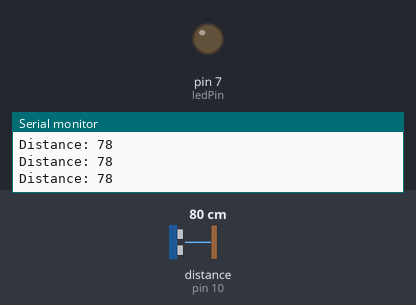
This sketch was run on a simulated Arduino Uno, built with avr-gcc and run on an emulated ATmega328P. On the bench: output pins drawn as LEDs (lit = HIGH), the last lines printed to the serial monitor. Wiring (inferred from the names in the program): ultrasonic range finder: trigger pin 9; echo pin 10. The test bench sets the inputs (shaded band); at power-on: distance to the obstacle (sensor on pin 10) 80 cm. The echo pulse lasts 58.3 µs per cm; pins used as bus, display or sensor lines are not drawn.

Above: at 1.2 s.
1.3 s: distance to the obstacle (sensor on pin 10) set to 23 cm
2.8 s: distance to the obstacle (sensor on pin 10) set to 19 cm
At 3.7 s:
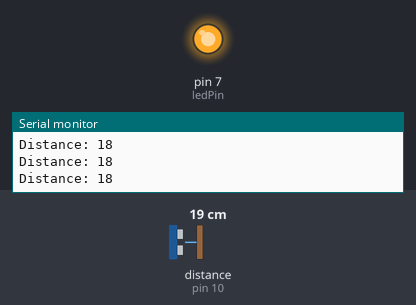
4.3 s: distance to the obstacle (sensor on pin 10) set to 35 cm
At 4.9 s:
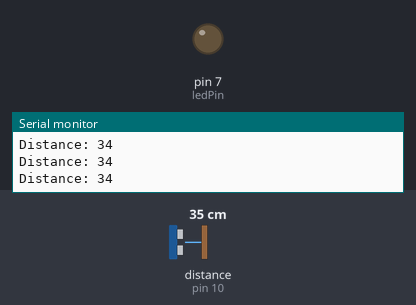
7.3 s: distance to the obstacle (sensor on pin 10) set to 18 cm
At 8.3 s:
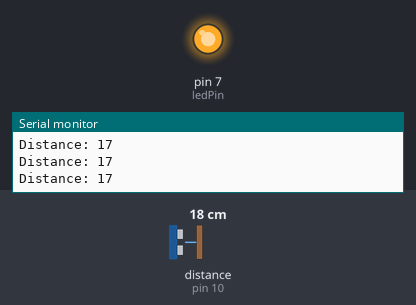
Timing chart, 0 to 9.8 s (numbered marks = the images above; inputs shaded):
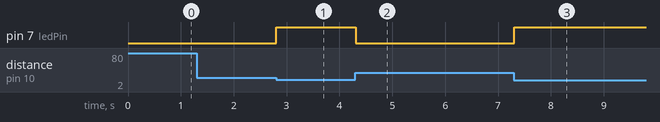

The sketch:

UltrasonicSensorTest.ino
```cpp
const int trigPin = 9; //digital pin
const int echoPin = 10; //digital pin
const int ledPin = 7; //digital pin

 long duration;
 int distance;

void setup()
{
  pinMode(trigPin, OUTPUT);
  pinMode(echoPin, INPUT);
  pinMode(ledPin, OUTPUT);

  Serial.begin(9600);
}

void loop()
{
  //Clears the trigPin
  digitalWrite(trigPin, LOW);
  delayMicroseconds(2);

  //Sets the trigPin on HIGH state for 10 micro seconds for it to detect its surroundings
  digitalWrite(trigPin, HIGH);
  delayMicroseconds(10);
  digitalWrite(trigPin, LOW);

  //Reads the echoPin, returns the sound wave travel time in microseconds
  duration = pulseIn(echoPin, HIGH);

  //Calculating the distance in cm
  distance = duration * 0.034/2;

  //This is for buzzer or LED to signal that the blind person is too close to something
  if (distance < 20)
  {
    digitalWrite(ledPin, HIGH);
  }
  else
  {
    digitalWrite(ledPin, LOW);
  }

  //Prints the distance on the Serial Monitor
  Serial.print("Distance: ");
  Serial.println(distance);
}
```

Measured:
- the behaviour switches between 21 and 20 cm on distance to the obstacle (sensor on pin 10) (found by bisection; images 0 and 1)
- after the input at 2.8 s, pin 7 (ledPin): LOW → HIGH at once
- after the input at 4.3 s, pin 7 (ledPin): HIGH → LOW at once
- after the input at 7.3 s, pin 7 (ledPin): LOW → HIGH at once
